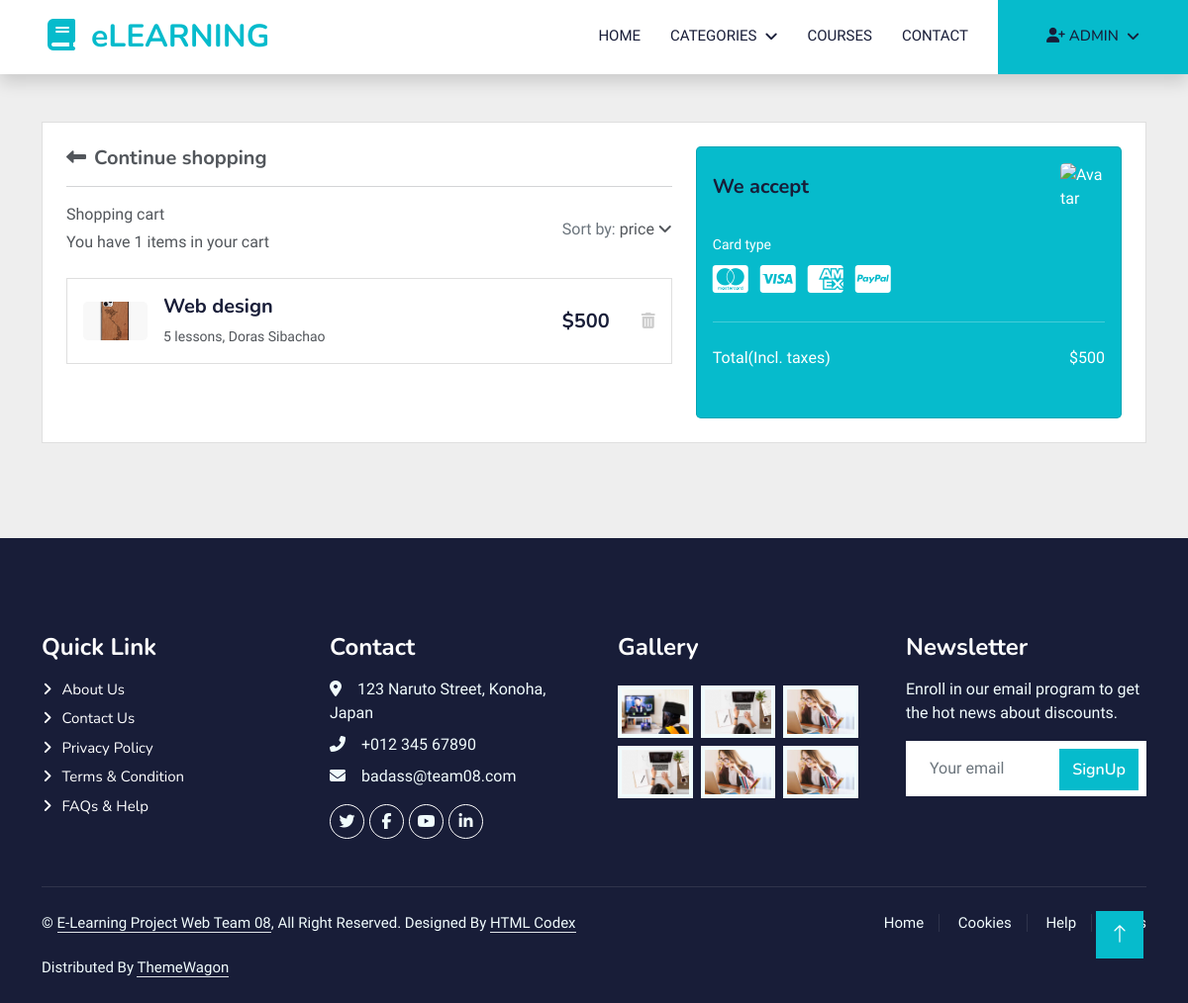
The page /cart/ (signed in) on the database as committed earlier.
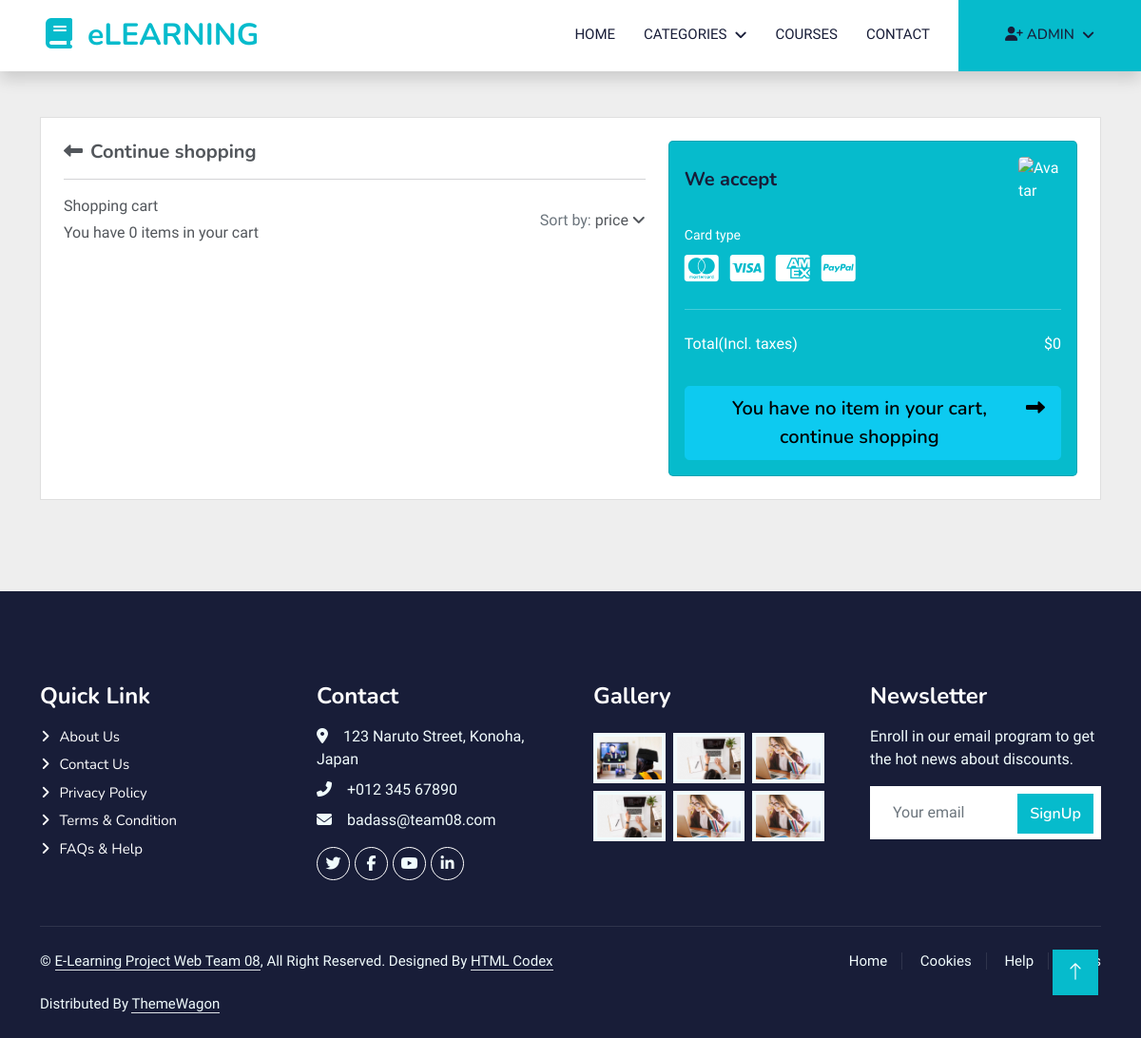
The same page on the database as committed later.
### cart/models.py (models this page shows)
class CartItem(models.Model):
    cart = models.ForeignKey(Cart, on_delete=models.CASCADE)
    course = models.ForeignKey(Course, on_delete=models.CASCADE)
    def get_remove_cart_item_url(self):
        return reverse('remove_cart_item', args=[self.pk])

### course/models.py (models this page shows, shortened)
class Course(models.Model):
    title = models.CharField(max_length=255)
    description = models.TextField()
    price = models.PositiveIntegerField(null=True,
                                        validators=[MinValueValidator(0)], blank=True)
    instructor = models.CharField(max_length=50)
    language = models.CharField(max_length=50, default='English')
    category = models.ForeignKey(
        Category, on_delete=models.PROTECT, blank=True, null=True)
    COURSE_STATUS_AVAILABLE = 'A'
    COURSE_STATUS_UNAVAILABLE = 'UA'
    COURSE_STATUS_CHOICES = [
        (COURSE_STATUS_AVAILABLE, 'Available'),
        (COURSE_STATUS_UNAVAILABLE, 'Unavailable')
    ]
    lesson_number = models.PositiveBigIntegerField(null=True,
                                                   validators=[MinValueValidator(0)], blank=True)
    course_status = models.CharField(
        max_length=2, choices=COURSE_STATUS_CHOICES, default=COURSE_STATUS_AVAILABLE)
    rated = models.PositiveSmallIntegerField(null=True,
                                             validators=[MinValueValidator(0), MaxValueValidator(5)], blank=True)
    duration = models.DecimalField(max_digits=6, decimal_places=2,
                                   validators=[MinValueValidator(0)], blank=True, null=True)
    image = ResizedImageField(size=[500, 300], crop=['middle', 'center'],  upload_to="course/course_image/", null=True, quality=100
                              )
    video = models.FileField(
        upload_to="course/course_video", null=True)
    slug = models.SlugField(max_length=200, unique=True,
                            null=True, blank=True)

### cart/views.py (the view)
# urls.py: path('cart/', include('cart.urls')),
@login_required
def cart(request, total=0):
    try:
        if request.user.is_authenticated:
            cart = Cart.objects.get(user=request.user)
            cart_items = CartItem.objects.filter(cart=cart)
        if cart_items:
            for cart_item in cart_items:
                total += cart_item.course.price
        else:
            total = 0
    except ObjectDoesNotExist:
        pass
    context = {
        'cart_items': cart_items,
        'total': total,
    }
    return render(request, 'cart/cart.html', context=context)

### course/context_processors.py (called while the page is built)
def menu_links(request):
    links = Category.objects.all()
    return dict(links=links)

### templates/cart/cart.html (shortened to what the changed rows need)
{% extends 'base.html' %} {% load static %}  {% block content %}
<section class="h-100 h-custom" style="background-color: #eee">
  <div class="container py-5 h-100">
    <div class="row d-flex justify-content-center align-items-center h-100">
      <div class="col">
        <div class="card">
          <div class="card-body p-4">
            <div class="row">
              <div class="col-lg-7">
                <div
                  class="d-flex justify-content-between align-items-center mb-4"
                >
                  <div>
                    <p class="mb-1">Shopping cart</p>
                    <p class="mb-0">
                      You have {{cart_items.count}} items in your cart
                    </p>
                  </div>
                </div>
                {% for cart_item in cart_items %}
                <div class="card mb-3">
                  <div class="card-body">
                    <div class="d-flex justify-content-between">
                      <div class="d-flex flex-row align-items-center">
                        <div>
                          <img
                            src="{{cart_item.course.image.url}}"
                            class="img-fluid rounded-3"
                            alt="Shopping item"
                            style="width: 65px"
                          />
                        </div>
                        <div class="ms-3">
                          <h5>{{cart_item.course.title}}</h5>
                          <p class="small mb-0">
                            {{cart_item.course.lesson_number}} lessons,
                            {{cart_item.course.instructor}}
                          </p>
                        </div>
                      </div>
                      <div class="d-flex flex-row align-items-center">
                        <div style="width: 80px">
                          <h5 class="mb-0">${{cart_item.course.price}}</h5>
                        </div>
                        <a
                          href="{{cart_item.get_remove_cart_item_url}}"
                          style="color: #cecece"
                          ><i class="fas fa-trash-alt"></i
                        ></a>
                      </div>
                    </div>
                  </div>
                </div>
                {% endfor %}
              </div>
              <div class="col-lg-5">
                <div class="card bg-primary text-white rounded-3">
                  <div class="card-body">
                    <div class="d-flex justify-content-between mb-4">
                      <p class="mb-2">Total(Incl. taxes)</p>
                      <p class="mb-2">${{total}}</p>
                    </div>
                    {% if cart_items %}
                    <div id="paypal-button-container"></div>
                    {% else %}
                    <div class="text-center">
                      <a
                        href="{% url 'course' %}"
                        type="button"
                        class="btn btn-info btn-block btn-lg"
                      >
                        <div class="d-flex justify-content-between">
                          <span
                            >You have no item in your cart, continue
                            shopping</span
                          >
                          <span>
                            <i class="fas fa-long-arrow-alt-right ms-2"></i
                          ></span>
                        </div>
                      </a>
                    </div>
                    {% endif %}
                  </div>
                </div>
              </div>
            </div>
          </div>
        </div>
      </div>
    </div>
  </div>
</section>
{% endblock content %}

Rows that differ between the two databases and show on the page:
removed CartItem: course.image (picture), course "Web design", course.lesson_number "5", course.instructor "Doras Sibachao", course.price "500"
Other text that changed with them:
{{ cart_items.count }}: "1" → "0"
{{ total }}: "500" → "0"
text now shown: "You have no item in your cart, continue shopping"
